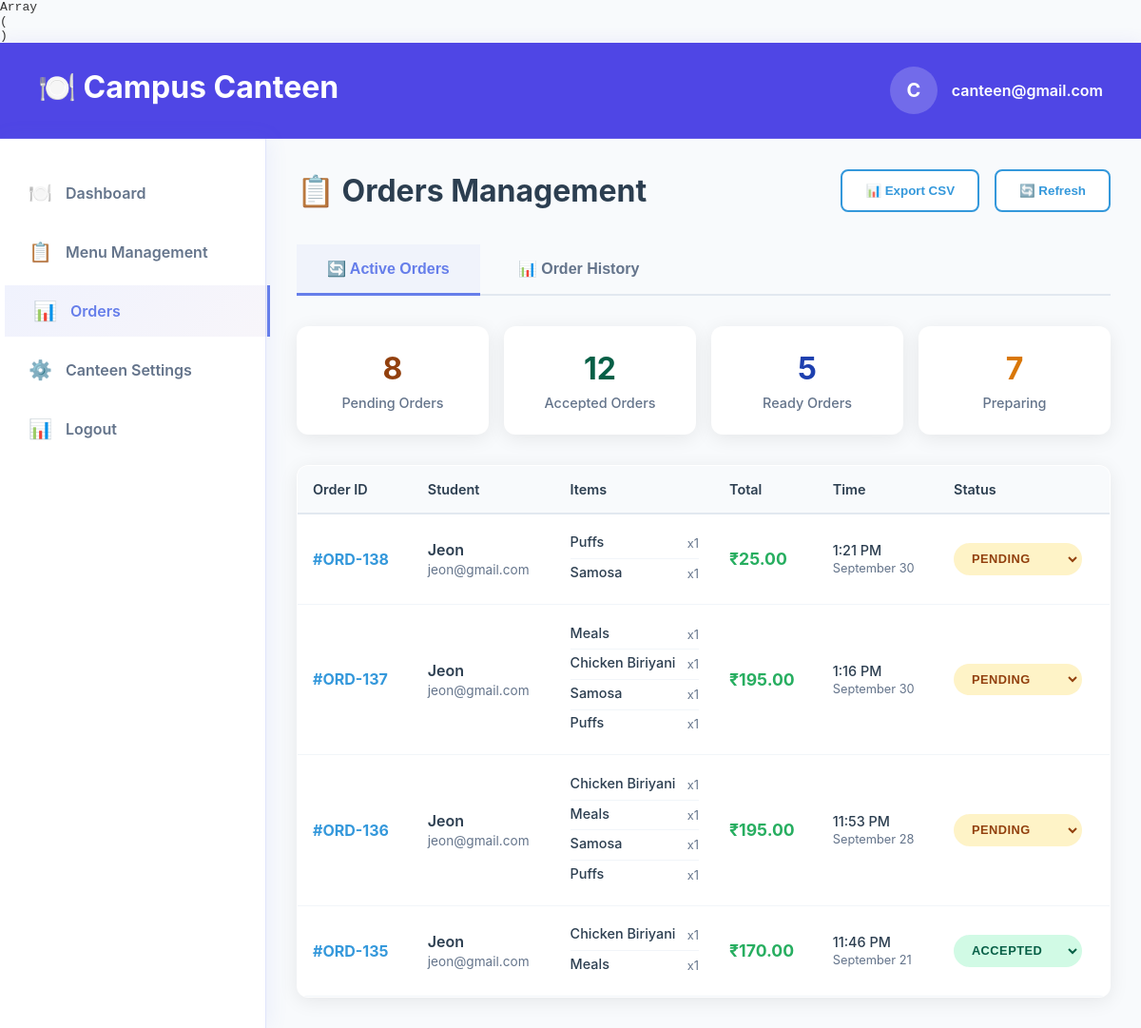
The app's page /public/canteen/orders (signed in), older data.
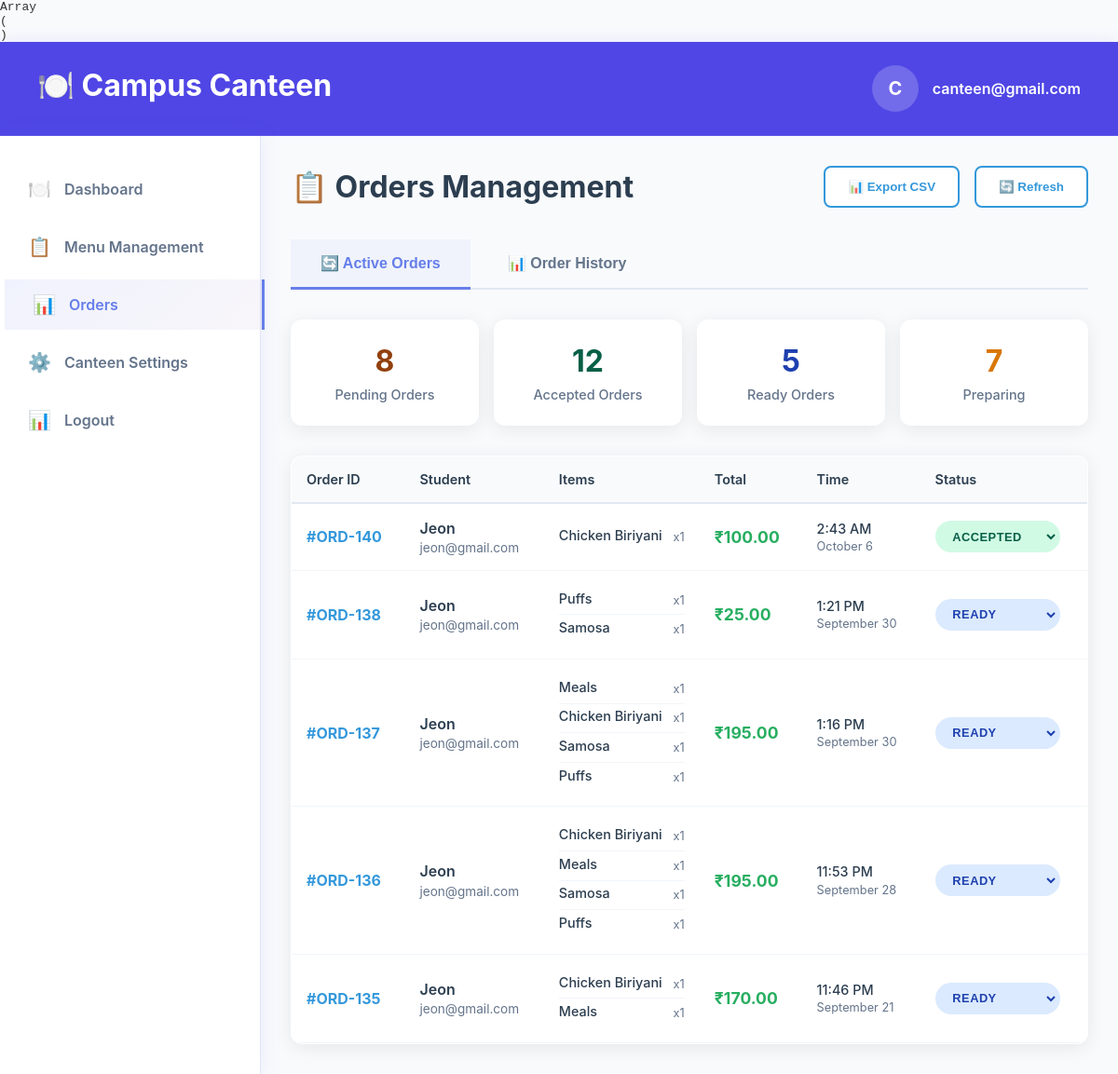
The same page, newer data.
### tables this page shows
CREATE TABLE `orders` (
  `id` int NOT NULL,
  `canteen_id` int NOT NULL,
  `student_id` int NOT NULL,
  `time` datetime DEFAULT CURRENT_TIMESTAMP,
  `status` enum('pending','accepted','completed','rejected','ready') NOT NULL DEFAULT 'pending',
  `total` decimal(10,2) NOT NULL DEFAULT '0.00'
);

CREATE TABLE `students` (
  `id` int NOT NULL,
  `student_name` varchar(25) NOT NULL,
  `reg_no` varchar(50) NOT NULL,
  `college_id` int NOT NULL,
  `email` varchar(50) NOT NULL,
  `status` enum('pending','verified','rejected','suspended') NOT NULL DEFAULT 'pending',
  `time` timestamp NOT NULL DEFAULT CURRENT_TIMESTAMP,
  `password` varchar(255) NOT NULL
);

CREATE TABLE `order_items` (
  `id` int NOT NULL,
  `order_id` int NOT NULL,
  `item_id` int NOT NULL,
  `quantity` int DEFAULT NULL
);

CREATE TABLE `items` (
  `id` int NOT NULL,
  `name` varchar(50) DEFAULT NULL,
  `price` decimal(5,0) NOT NULL,
  `canteen_id` int DEFAULT NULL,
  `image_location` varchar(255) DEFAULT NULL,
  `status` enum('available','unavailable') NOT NULL DEFAULT 'available',
  `description` text NOT NULL,
  `category_id` int DEFAULT NULL
);

### app/controllers/Canteen.php (called while the page is built, shortened)
<?php
class Canteen extends Controller
{
    public function orders()
    {
        $order = new Orders;
        $student = new Student;
        $item = new Items;
        $order_items = new Order_items;
        $active_orders = $order->whereIn('status', ['pending', 'accepted', 'ready'], ['canteen_id' => CANTEEN_ID]);
        $history_orders = $order->whereIn('status', ['completed', 'rejected'], ['canteen_id' => CANTEEN_ID], [], 10) ?: [];
        $data['pending_orders'] = count($order->where(['canteen_id' => CANTEEN_ID, 'status' => 'pending']) ?: []);
        $data['accepted_orders'] = count($order->where(['canteen_id' => CANTEEN_ID, 'status' => 'accepted']) ?: []);
        $data['rejected_orders'] = count($order->where(['canteen_id' => CANTEEN_ID, 'status' => 'rejected']) ?: []);
        $data['completed_orders'] = count($order->where(['canteen_id' => CANTEEN_ID, 'status' => 'completed']) ?: []);
        $data['ready_orders'] = count($order->where(['canteen_id' => CANTEEN_ID, 'status' => 'ready']) ?: []);
        foreach ($active_orders as $row) {
            $row->student = $student->first(['id' => $row->student_id]);
            $row->items = $order_items->where(['order_id' => $row->id]);
            foreach ($row->items as $row) {
                $row->item = $item->first(['id' => $row->item_id]);
            }
        }
        $data['active_orders'] = $active_orders;
        $data['history_orders'] = $history_orders;
        $this->view('canteen/orders', $data);
    }
}

### app/core/App.php (called while the page is built, shortened)
<?php
class App
{
    private $method = 'index';
    private function splitURL()
    {
        $URL = $_GET['url'] ?? 'home';
        $URL = explode("/", trim($URL, "/"));
        return $URL;
    }
    public function loadController()
    {
        $URL = $this->splitURL();
        $filename = "../app/controllers/" . ucfirst($URL[0]) . ".php";
        if (file_exists($filename)) {
            unset($URL[0]);
        } else {
            $filename = "../app/controllers/_404.php";
            if (file_exists($filename)) {
                require $filename;
                $this->controller = "_404";
            }
        }
        $controller = new $this->controller();
        if (!empty($URL[1])) {
            if (method_exists($controller, $URL[1])) {
                $this->method = $URL[1];
                unset($URL[1]);
            }
        }
        call_user_func_array([$controller, $this->method], $URL);
    }
}

### public/index.php (called while the page is built, shortened)
<?php
require "../app/core/init.php";
$app = new App;
$app->loadController();

### app/core/Database.php (called while the page is built, shortened)
<?php
trait Database
{
    private function connect()
    {
        $string = "mysql:hostname=" . DBHOST . ";dbname=" . DBNAME;
        $con = new PDO($string, DBUSER, DBPASS);
        $con->setAttribute(PDO::ATTR_ERRMODE, PDO::ERRMODE_EXCEPTION);
        return $con;
    }
    public function query($query, $data = [], $returnInsertId = false)
    {
        $con = $this->connect();
        $stm = $con->prepare($query);
        $check  = $stm->execute($data);
        if ($check) {
            $result = $stm->fetchAll(PDO::FETCH_OBJ);
            if (is_array($result) && count($result)) {
                return $result;
            }
        }
        return false;
    }
}

### app/core/Model.php (called while the page is built, shortened)
<?php
trait Model
{
    protected $limit = 10;
    protected $offset = 0;
    protected $order_type = "desc";
    protected $order_column = "id";
    public function where($data, $data_not = [], $limit = '', $custom = '', $order_by = '', $order_type = '')
    {
        $keys = array_keys($data);
        $query = "select * from $this->table where ";
        foreach ($keys as $key) {
            $query .= $key . " = :" . $key . " AND ";
        }
        $query = trim($query, " AND ");
        $query .= " order by $this->order_column $this->order_type ";
        $data = array_merge($data, $data_not);
        return $this->query($query, $data);
    }
    public function whereIn($column, $values = [], $data = [], $data_not = [], $limit = '', $custom = '', $order_by = '', $order_type = '')
    {
        $keys = array_keys($data);
        $keys_not = array_keys($data_not);
        $query = "select * from $this->table where ";
        if (!empty($values)) {
            $placeholders = [];
            $bindData = [];
            foreach ($values as $index => $value) {
                $placeholder = $column . '_in_' . $index;
                $placeholders[] = ':' . $placeholder;
                $bindData[$placeholder] = $value;
            }
            $query .= $column . " IN (" . implode(', ', $placeholders) . ")";
            if (!empty($keys) || !empty($keys_not)) {
                $query .= " AND ";
            }
        }
        foreach ($keys as $key) {
            $query .= $key . " = :" . $key . " AND ";
        }
        $query = trim($query, " AND ");
        $query .= " order by $this->order_column $this->order_type ";
        if (!empty($limit)) {
            $this->limit = $limit;
            $query .= " limit $this->limit offset $this->offset ";
        }
        $allData = array_merge($bindData ?? [], $data, $data_not);
        return $this->query($query, $allData);
    }
    public function first($data, $data_not = [])
    {
        $keys = array_keys($data);
        $query = "select * from $this->table where ";
        foreach ($keys as $key) {
            $query .= $key . " = :" . $key . " AND ";
        }
        $query = trim($query, " AND ");
        $query .= " limit $this->limit offset $this->offset ";
        $data = array_merge($data, $data_not);
        $result = $this->query($query, $data);
        if ($result) {
            return $result[0];
        }
    }
}

### app/core/init.php (called while the page is built, shortened)
<?php
spl_autoload_register(function ($classname) {
    $filename = "../app/models/" . ucfirst($classname) . ".php";
});
require 'functions.php';
require 'Database.php';
require 'Model.php';
require 'App.php';

### app/core/functions.php (called while the page is built, shortened)
<?php
function show($stuff)
{
    print_r($stuff);
}
function formatTime($datetime)
{
    $time = date('g:i A', strtotime($datetime));
    return $time;
}
function formatDate($datetime)
{
    $date = strtotime($datetime);
    $today = strtotime('today');
    $yesterday = strtotime('yesterday');
    if (date('Y-m-d', $date) === date('Y-m-d', $today)) {
        return "Today";
    } elseif (date('Y-m-d', $date) === date('Y-m-d', $yesterday)) {
        return "Yesterday";
    } else {
        return date('F j', $date);
    }
}

### app/views/canteen/orders.view.php (the view, shortened to what the rows shown need)
<!DOCTYPE html>
<html lang="en">
<head>
    <link rel="stylesheet" href="<?= ROOT ?>assets/css/header.css">
    <link rel="stylesheet" href="<?= ROOT ?>assets/css/sidebar.css">
    <link rel="stylesheet" href="<?= ROOT ?>assets/css/student-general.css">
    <link rel="stylesheet" href="<?= ROOT ?>assets/css/canteen-common.css">
    <link rel="stylesheet" href="<?= ROOT ?>assets/css/orders.css">
</head>
<body>
    <?php require 'header.view.php'; ?>
    <div class="container">
        <?php
        require 'sidebar.view.php';
        ?>
        <div class="main-content">
            <div class="orders-header">
                <h1 class="orders-title">
                    📋 Orders Management
                </h1>
            </div>
            <div id="active-orders" class="tab-content active">
                <div class="orders-table-container">
                    <table class="orders-table">
                        <thead>
                            <tr>
                                <th>Order ID</th>
                                <th>Student</th>
                                <th>Items</th>
                                <th>Total</th>
                                <th>Time</th>
                                <th>Status</th>
                            </tr>
                        </thead>
                        <tbody>
                            <?php foreach ($active_orders as $row): ?>
                                <tr>
                                    <td><span class="order-id">#ORD-<?= $row->id ?></span></td>
                                    <td>
                                        <div class="student-info">
                                            <span class="student-name"><?= ucwords($row->student->student_name) ?></span>
                                            <span class="student-email"><?= $row->student->email ?></span>
                                        </div>
                                    </td>
                                    <td>
                                        <div class="order-items-list">
                                            <?php foreach ($row->items as $item): ?>
                                                <div class="order-item">
                                                    <span class="item-name"><?= ucwords($item->item->name) ?></span>
                                                    <span class="item-quantity">x<?= $item->quantity ?></span>
                                                </div>
                                            <?php endforeach; ?>
                                        </div>
                                    </td>
                                    <td><span class="order-total">₹<?= $row->total ?></span></td>
                                    <td>
                                        <div class="order-time-info">
                                            <span class="order-time"><?= formatTime($row->time) ?></span>
                                            <span class="order-date"><?= formatDate($row->time) ?></span>
                                        </div>
                                    </td>
                                    <td>
                                        <select class="status-select <?= $row->status ?>" data-order-id="<?= $row->id ?>">
                                            <option value="pending" <?php if ($row->status === 'pending') echo 'selected'; ?>>Pending</option>
                                            <option value="accepted" <?php if ($row->status === 'accepted') echo 'selected'; ?>>Accepted</option>
                                            <option value="ready" <?php if ($row->status === 'ready') echo 'selected'; ?>>Ready</option>
                                        </select>
                                    </td>
                                </tr>
                            <?php endforeach; ?>
                        </tbody>
                    </table>
                </div>
            </div>
    </div>
    </div>
</body>
</html>

Row changes from the older to the newer data that the page shows:
added orders: id "140", student.student_name "Jeon", student.email "jeon@gmail.com", total "100.00", time "2:43 AM", time "October 6", status+id "Accepted"
added order_items: item.name "Chicken Biriyani", quantity "1", shown under "140"
changed orders "1:21 PM": status+id "Pending" → "Ready"
changed orders "1:16 PM": status+id "Pending" → "Ready"
changed orders "11:53 PM": status+id "Pending" → "Ready"
changed orders "11:46 PM": status+id "Accepted" → "Ready"
